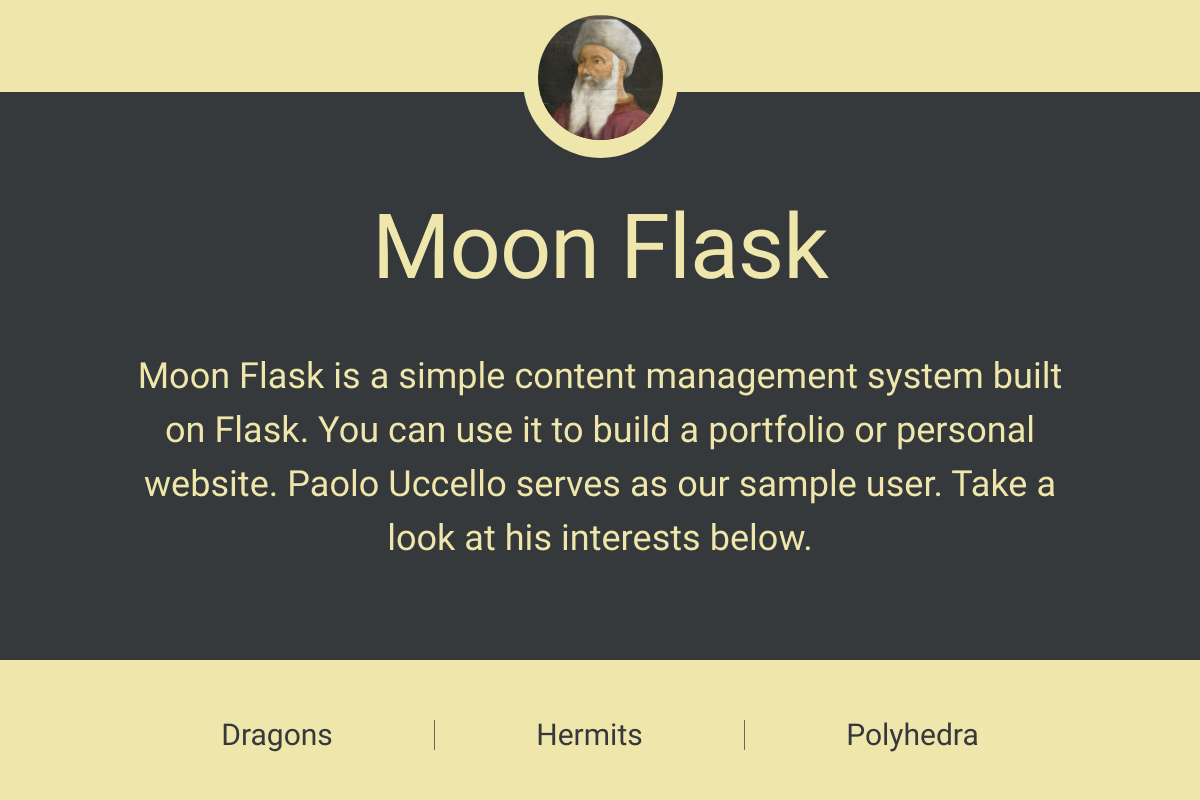
The page / on the database its author committed.
### app/views.py (models this page shows, shortened)
class User(db.Model):
	__tablename__ = "users"
	id = db.Column(db.Integer, primary_key=True)
	username = db.Column(db.String(64), unique=True, index=True)
	about = db.Column(db.Text)
	pages = db.relationship('Page', backref='author')
	posts = db.relationship('Post', backref='author')
	social_icons = db.relationship('SocialIcon', backref='user')

class Page(db.Model):
	__tablename__ = "pages"
	id = db.Column(db.Integer, primary_key=True)
	name = db.Column(db.String(64), unique=True, index=True)
	description = db.Column(db.Text)
	image = db.Column(db.Boolean, default=False)
	posts = db.relationship('Post', backref='page')
	user_id = db.Column(db.Integer, db.ForeignKey('users.id'))

### app/views.py (the view)
@app.route('/')
def index():
	user = User.query.first()
	pages = Page.query.all()
	return render_template('index.html', user=user, pages=pages)

### app/templates/index.html (shortened to what this page needs)
{% extends "base.html" %}
{% block header %}
	<div class="container">
		<div class="preheader row">
			<a href="#"><img class="profile-picture" src="{{ url_for('static', filename='img/{}.jpg'.format(user.username).replace(' ','')) }}" /></a>
		</div>
	</div>
	<header>
		<div class="container">
			<div class="row">
				<h1>{{ user.username }}</h1>
				<h3>{{ user.about }}</h3>
			</div>
		</div>
	</header>
{% endblock %}
{% block content %}
<div class="container">
	<section class="row">
		<nav class="about">
			<ul>
			{% for page in pages %}
				<li><a href="{{ url_for('page', name=page.name) }}" class="about">{{ page.name }}</a></li>
			{% endfor %}
			</ul>
		</nav>
	</section>
</div>
{% endblock %}

### app/static/css/skeleton.css (style rules this page uses)
.container { position: relative; width: 100%; max-width: 960px; margin: 0 auto; padding: 0 20px; box-sizing: border-box; }
@media (min-width: 400px) { .container { width: 85%; padding: 0; } }
@media (min-width: 550px) { .container { width: 80%; } }
html { font-size: 62.5%; }
body { font-size: 1.5em; line-height: 1.6; font-weight: 400; font-family: "Raleway", "HelveticaNeue", "Helvetica Neue", Helvetica, Arial, sans-serif; color: #222; }
h1, h2, h3, h4, h5, h6 { margin-top: 0; margin-bottom: 2rem; font-weight: 300; }
h1 { font-size: 4.0rem; line-height: 1.2; letter-spacing: -.1rem; }
h3 { font-size: 3.0rem; line-height: 1.3; letter-spacing: -.1rem; }
@media (min-width: 550px) { h1 { font-size: 5.0rem; } }
@media (min-width: 550px) { h3 { font-size: 3.6rem; } }
a { color: #1EAEDB; }
ul { list-style: circle inside; }
ol, ul { padding-left: 0; margin-top: 0; }
li { margin-bottom: 1rem; }
pre, blockquote, dl, figure, table, p, ul, ol, form { margin-bottom: 2.5rem; }
.container:after, .row:after, .u-cf { content: ""; display: table; clear: both; }

### app/static/css/main.css (style rules this page uses)
body { font-family: 'Asul', sans-serif; text-align: center; margin: 0; color: #232526; background: #EEE6AB; position: relative; }
a { display: block; color: #36393B; text-decoration: none; transition: color 0.8s ease-out; }
img { max-width: 100%; }
h1, h2, h3, h4 { font-weight: normal; }
h1 { font-family: 'Bilbo Swash Caps', cursive; font-size: 6em; padding: 0.3em; }
h3 { letter-spacing: 0.001em; line-height: 1.5em; }
header { background: #36393B; color: #EEE6AB; padding: 5em 0; }
div.preheader { padding-top: 1em; }
.profile-picture { width: 125px; height: 125px; margin-bottom: -55px; border-radius: 100px; -webkit-box-shadow: 0px 3px 0px 15px #EEE6AB; -moz-box-shadow: 0px 3px 0px 15px #EEE6AB; box-shadow: 0px 3px 0px 15px #EEE6AB; display: inline-block; }
nav { font-size: 1em; }
nav ul { display:flex; flex-wrap: nowrap; align-content: center; }
nav li { flex-grow: 1; margin-bottom: 0; line-height: 2em; }
nav.about { font-size: 2em; padding-top: 2em; }
nav.about li { line-height: 1em; }
nav.about li:nth-of-type(n+2) { border-left: 1px solid #696758; }

### rows shown on the page
User: username "Moon Flask", about "Moon Flask is a simple content management system built on Flask. You can use it to build a portfolio or personal website. Paolo Uccello serves as our sample user. Take a look at his interests below."
Page: name "Dragons"
Page: name "Hermits"
Page: name "Polyhedra"
